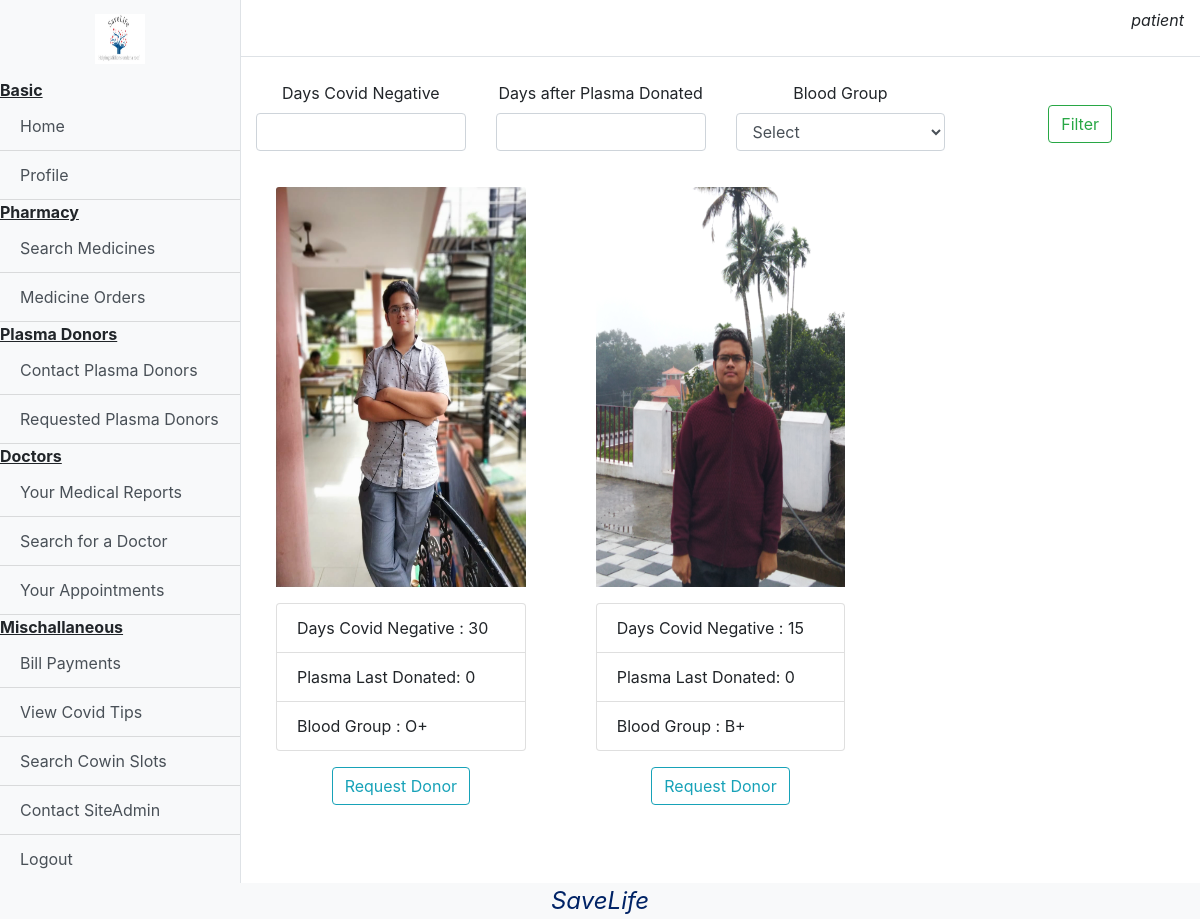
Page /patient/searchDonors (signed in) on the committed database.
### base/models.py (models this page shows, shortened)
class User(AbstractUser):
    type = models.CharField(max_length=10,choices=(("Patient","Patient"),("Doctor","Doctor"),("Donor","Donor"),("Pharmacy","Pharmacy")))

### donor/models.py (models this page shows)
class PlasmaProfile(models.Model):
    user = models.ForeignKey(User,on_delete=models.CASCADE)
    days_covid_negative = models.IntegerField()
    plasma_last_donated = models.IntegerField(default=0)
    blood_group = models.CharField(choices=(('A+','A+'),('A-','A-'),('B+','B+'),('B-','B-'),('AB+','AB+'),('AB-','AB-'),('O+','O+'),('O-','O-')),max_length=4)
    photo = models.ImageField(upload_to = 'plasma_donors',blank=True)

### patient/views.py (the view)
# urls.py: path('searchDonors',views.searchDonors,name="searchDonors"),
def searchDonors(request):
    if request.user.type!="Patient":
        storage = messages.get_messages(request)
        storage.used = True
        messages.info(request,'Not Allowed. Please Re-Login')
        return redirect('/')
    obj = PlasmaProfile.objects.all()
    return render(request,"Patient/searchDonors.html",{'obj':obj,'len':len(obj)})

### templates/Patient/searchDonors.html (shortened to what this page needs)
{%extends "Patient/dashboard.html"%}
{%block content%}
<br>
<form action="/patient/filterDonors" style="text-align: center;" method="GET" >
    <div class="row">
        <div class="col-sm-3">
            <div class="form-group">
                <label for="days_covid_negative">Days Covid Negative</label>
                <input type="number" class="form-control" name="days_covid_negative" id="days_covid_negative">
            </div>
        </div>
        <div class="col-sm-3">
            <div class="form-group">
                <label for="plasma_last_donated">Days after Plasma Donated</label>
                <input type="text" class="form-control" name="plasma_last_donated" id="plasma_last_donated">
            </div>
        </div>
        <div class="col-sm-3">
            <div class="form-group">
                <label for="blood_group">Blood Group</label>
                <select name="blood_group" id="blood_group" class="form-control">
                    <option value="">Select</option>
                </select>
            </div>
        </div>
        <div class="col-sm-3">
            <div class="form-group"><br>
                <input type="submit" value="Filter" class="btn btn-outline-success" />
            </div>
        </div>
    </div>
</form>
<div class="row">
    {%if len == 0%}
    <p style="text-align: center;">No Donors Available</p>
    {%else%}
    {%for item in obj%}
    <div class="col-sm-4">
        <div class="card-body">
            <img class="card-img-top" src="{{item.photo.url}}" width="200px" height="400px" alt="Card image cap">
            <p class="card-text">
                <ul class="list-group">
                    <li class="list-group-item">Days Covid Negative : {{item.days_covid_negative}}</li>
                    <li class="list-group-item">Plasma Last Donated: {{item.plasma_last_donated}}</li>
                    <li class="list-group-item">Blood Group : {{item.blood_group}}</li>
                </ul>
            </p>
            <div class="row">
                <div class="col-sm">
                    <center><a href="/patient/requestDonor/{{item.user.id}}" class="btn btn-outline-info">Request Donor</a></center>
                </div>
            </div>
        </div>
    </div>
    {%endfor%}
    {%endif%}
</div>
{%endblock%}

### templates/Patient/dashboard.html (shortened to what this page needs)
{%load static%}
{% load google_translate %}
<!DOCTYPE html>
<html lang="en">
<head>
    <link rel="stylesheet" href="https://cdn.jsdelivr.net/npm/bootstrap@4.5.3/dist/css/bootstrap.min.css">
    <link rel="stylesheet" href="{% static 'css/dashboard.css' %}">
</head>
<body>
  <div class="d-flex" id="wrapper">
    <div class="bg-light border-right" id="sidebar-wrapper">
      <div class="sidebar-heading"><center><img src="{% static 'images/logo.jpg' %}" width="50px" height="50px"></center></div>
      <div class="list-group list-group-flush">
        <b><u>Basic</u></b>
        <a href="/dashboard" class="list-group-item list-group-item-action bg-light">Home</a>
        <a href="/addProfile" class="list-group-item list-group-item-action bg-light">Profile</a>
        <b><u>Pharmacy</u></b>
        <a href="/patient/searchMedicine" class="list-group-item list-group-item-action bg-light">Search Medicines</a>
        <a href="/patient/yourOrders" class="list-group-item list-group-item-action bg-light">Medicine Orders</a>
        <b><u>Plasma Donors</u></b>
        <a href="/patient/searchDonors" class="list-group-item list-group-item-action bg-light">Contact Plasma Donors</a>
        <a href="/patient/showDonorRequest" class="list-group-item list-group-item-action bg-light">Requested Plasma Donors </a>
        <b><u>Doctors</u></b>
        <a href="/patient/MedicalReport" class="list-group-item list-group-item-action bg-light">Your Medical Reports</a>
        <a href="/patient/viewDoctor" class="list-group-item list-group-item-action bg-light">Search for a Doctor</a>
        <a href="/patient/viewAppointment" class="list-group-item list-group-item-action bg-light">Your Appointments</a>
        <b><u> Mischallaneous</u></b>
        <a href="/patient/yourBill" class="list-group-item list-group-item-action bg-light">Bill Payments</a>
        <a href="/covidTips" class="list-group-item list-group-item-action bg-light">View Covid Tips</a>
        <a href="/cowinSlot" class="list-group-item list-group-item-action bg-light">Search Cowin Slots</a>
        <a href="/contactAdmin" class="list-group-item list-group-item-action bg-light">Contact SiteAdmin</a>
        <a href="/logout" class="list-group-item list-group-item-action bg-light">Logout</a>
      </div>
    </div>
    <div id="page-content-wrapper">
      <nav class="navbar navbar-expand-lg navbar-light bg-transparent border-bottom">
        <button class="btn btn-link" id="menu-toggle"></button>
        <p class="justify-content-end ml-auto" style="font-style: oblique;">{% google_translate type='vertical' language='en' %} {{request.user.username}}</p>
      </nav>
      <div class="container-fluid">
            {%block content%}
            {%endblock%}
      </div>
    </div>
  </div>
  <div class="footer obq bg-light">
    SaveLife
</div>
</body>
</html>

### static/css/dashboard.css (style rules this page uses)
#wrapper { overflow-x: hidden; }
#sidebar-wrapper { min-height: 100vh; margin-left: -15rem; -webkit-transition: margin .25s ease-out; -moz-transition: margin .25s ease-out; -o-transition: margin .25s ease-out; transition: margin .25s ease-out; }
.footer { font-weight: 400; font-size: 1.3em; left: 0; bottom: 0; width: 100%; color: #002366; text-align: center; }
#sidebar-wrapper .sidebar-heading { padding: 0.875rem 1.25rem; font-size: 1.2rem; }
#sidebar-wrapper .list-group { width: 15rem; }
#page-content-wrapper { min-width: 100vw; }
@media (min-width: 768px) { #sidebar-wrapper { margin-left: 0; } }
@media (min-width: 768px) { #page-content-wrapper { min-width: 0; width: 100%; } }
.obq { font-style: oblique; font-size: 1.5em; text-align:center; }

### rows in the picture
User: user.username "patient"
PlasmaProfile: photo (picture), days_covid_negative "30", plasma_last_donated "0", blood_group "O+"
PlasmaProfile: photo (picture), days_covid_negative "15", plasma_last_donated "0", blood_group "B+"
